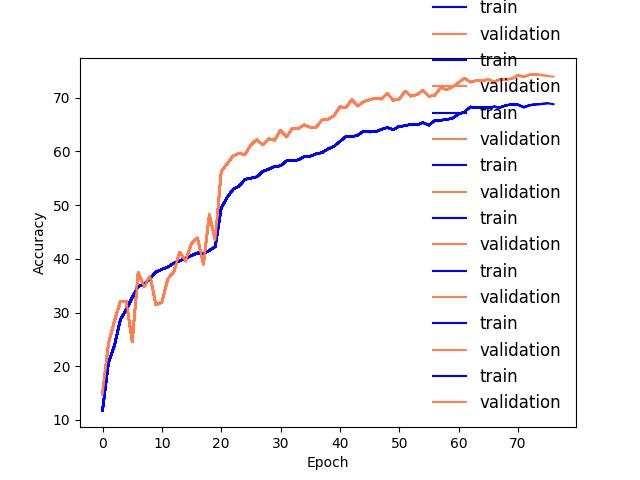
#> input picture utils/acc.jpg, 640 x 480 px
$ python iouEvaluator.py   (older library calls are emulated)
#> lines starting #> are read from the running program, lines starting #| are printed output that depends on the picture; after the words box and inside, x2 and y2 are one past the last pixel; in counts of white or black regions, pixels touching at a corner belong together
import numpy as np
import cv2

_CONTOUR_INDEX = 1 if cv2.__version__.split('.')[0] == '3' else 0

# [155 lines left out: functions check_scoremap_validity, check_box_convention, compute_bboxes_from_scoremaps, calculate_multiple_iou, not called in this run]


class MouseAction():
    def __init__(self):
        self.img = None
        self.point1 = None
        self.point2 = None

        self.min_x = None
        self.min_y = None
        self.width = None
        self.height = None

    # [24 lines left out: function on_mouse, not called in this run]
            # [4 lines of commented-out code are left out]


    def label(self, img):
        self.img = img
        cv2.namedWindow('image')
        cv2.setMouseCallback('image', self.on_mouse)
        cv2.putText(self.img, "<ESC> exit, <Enter> next, <Space> skip", (0, 15),
                        cv2.FONT_HERSHEY_COMPLEX, 0.3, (100, 200, 200), 1)
        cv2.imshow('image', self.img)
        while 1:
            key = cv2.waitKey()
            if key == 27:   # ESC 退出
                exit()
            elif key == 13: # Enter 下一张图片
                if self.point1 is None:
                    print('Please select a ROI !!!')
                    continue
                roi_bbox = [self.point1[0], self.point1[1], self.point2[0], self.point2[1]]
                self.point1 = None
                self.point2 = None
                return(np.array(roi_bbox))
            elif key == 32: # Space 跳过标注
                return(None)
            else:
                continue

if __name__ == "__main__":
    img = cv2.imread('acc.jpg')
#> img is the input picture: shape (480, 640, 3); mean B, G, R 246.5, 245.6, 246.7
    mouseAction = MouseAction()
    mouseAction.label(img)
#> in label, `cv2.putText(self.img, "<ESC> exit, <Enter> next, <Space> skip", (0, 15..`:
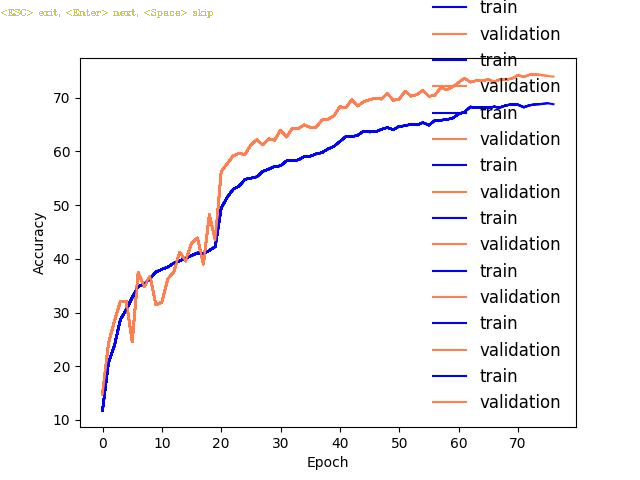
#> self.img: shape (480, 640, 3); 0.17% of pixels changed, all inside (x1, y1, x2, y2) = (1, 9, 213, 18)
#> (key Esc is pressed here)
#> (the program exits here)
